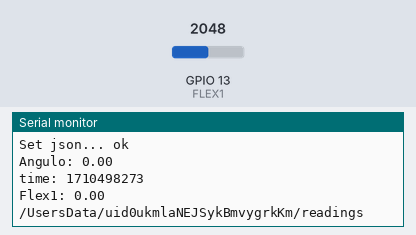
This sketch was run on a simulated ESP32. On the bench: the last lines printed to the serial monitor. The test bench sets the inputs (shaded band); at power-on: GPIO 13 (FLEX1) = 2048. WiFi joins after 1.5 s; servers stay silent unless stated; the local clock reads 2024-03-15 10:24:30 at power-on unless the sketch sets it.

Above: at 3.2 s.
3.3 s: GPIO 13 (FLEX1) set to 1228
At 3.52 s:
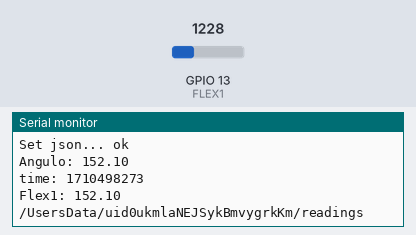
4.8 s: GPIO 13 (FLEX1) set to 491
At 4.91 s:
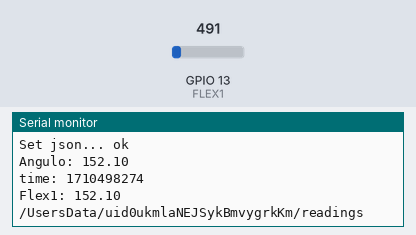
Timing chart, 0 to 7.8 s (numbered marks = the images above; inputs shaded):
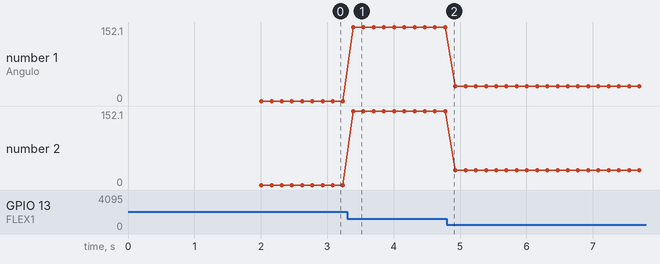

The sketch:

pruebaRealTimeFlex.ino
```cpp
//grupo 1  Dyner, Payseé, Yedid y Jakubowicz

#include <Arduino.h>
#include <WiFi.h>
#include <Firebase_ESP_Client.h>
#include <Wire.h>

#include "time.h"

// Provide the token generation process info.
#include "addons/TokenHelper.h"
// Provide the RTDB payload printing info and other helper functions.
#include "addons/RTDBHelper.h"

#define FLEX1 13
#define FLEX2 12

unsigned long tiempo;

#define WIFI_SSID "iPhone de Mia"
#define WIFI_PASSWORD "Silvermia18"

// Insert Firebase project API Key
#define API_KEY "AIzaSyC1S2t9MWIYYwDYgsjIiLeTxsO-WQzm1qk"

// Insert Authorized Email and Corresponding Password
#define USER_EMAIL "user@gmail.com"
#define USER_PASSWORD "123456"

// Insert RTDB URLefine the RTDB URL
#define DATABASE_URL "https://back-on-track-46f4e-default-rtdb.firebaseio.com/"

// Define Firebase objects
FirebaseData fbdo;
FirebaseAuth auth;
FirebaseConfig config;

// Variable to save USER UID
String uid;

// Database main path (to be updated in setup with the user UID)
String databasePath;
// Database child nodes
String angPath = "/FLEX1";
String idPath ="/ID";
String timePath = "/timestamp";

// Parent Node (to be updated in every loop)
String parentPath;

int timestamp;
FirebaseJson json;

const char* ntpServer = "pool.ntp.org";

// Timer variables (send new readings every three minutes)
unsigned long sendDataPrevMillis = 0;
unsigned long ciclo = 0.5;


//WiFiClientSecure client;

String idPersona = "ukmlaNEJSykBmvygrkKm";

int analogicoFlex1 = 0;
long int flex1 = 0;
float tension = 0;
float flex = 0;
float angulo = 0;
float angulos = 0;

float V_min = 1;    //0.2;  // Sustituir con el voltaje medido a 0 grados
float V_max = 4.5;  // Sustituir con el voltaje medido a 180 grados
float V_90 = 2.5;

void initWiFi() {
  WiFi.begin(WIFI_SSID, WIFI_PASSWORD);
  Serial.print("Connecting to WiFi ..");
  while (WiFi.status() != WL_CONNECTED) {
    Serial.print('.');
    delay(1000);
  }
  Serial.println(WiFi.localIP());
  Serial.println();
}

// Function that gets current epoch time
unsigned long getTime() {
  time_t now;
  struct tm timeinfo;
  if (!getLocalTime(&timeinfo)) {
    //Serial.println("Failed to obtain time");
    return (0);
  }
  time(&now);
  return now;
}

void setup() {
  Serial.begin(115200);
  pinMode(FLEX1, INPUT);
  pinMode(FLEX2, INPUT);

  initWiFi();
  configTime(0, 0, ntpServer);

  // Assign the api key (required)
  config.api_key = API_KEY;

  // Assign the user sign in credentials
  auth.user.email = USER_EMAIL;
  auth.user.password = USER_PASSWORD;

  // Assign the RTDB URL (required)
  config.database_url = DATABASE_URL;

  Firebase.reconnectWiFi(true);
  fbdo.setResponseSize(4096);

  // Assign the callback function for the long running token generation task */
  config.token_status_callback = tokenStatusCallback;  //see addons/TokenHelper.h

  // Assign the maximum retry of token generation
  config.max_token_generation_retry = 5;

  // Initialize the library with the Firebase authen and config
  Firebase.begin(&config, &auth);

  // Getting the user UID might take a few seconds
  Serial.println("Getting User UID");
  while ((auth.token.uid) == "") {
    Serial.print('.');
    delay(1000);
  }
  // Print user UID
  uid = auth.token.uid.c_str();
  Serial.print("User UID: ");
  Serial.println(uid);
  Serial.println(idPersona);
  // Update database path
  databasePath = "/UsersData/" + uid + idPersona +  "/readings";
}

void loop() {

  analogicoFlex1 = analogRead(FLEX1);
  //Serial.println(analogicoFlex1);
  obtenerTension(analogicoFlex1);
  angulos = obtenerAngulo(tension);
  enviarValores(angulos, idPersona);
}


void obtenerTension(float flex) {
  tension = (flex * 3.3) / 1024;
  //Serial.print("tensión: ");
  //Serial.println(tension);
}

float obtenerAngulo(float tension) {

  //angulo = ((tension - 0.997) / (1.87 - 0.997)) * 180;
  //((tension * (-90)) + 180);
  if (tension >= V_min && tension <= V_max) {
    // Cálculo del ángulo usando interpolación lineal
    angulo = (tension - V_min) / (V_max - V_min) * 180;
  } /*else {
    angulo = 0;  // Valor fuera de rango o error
  }*/

  Serial.print("Angulo: ");
  Serial.println(angulo);

  return angulo;
}


void enviarValores(float angulo , String id) {

  if (Firebase.ready() && (millis() - sendDataPrevMillis > (ciclo * 1000) || sendDataPrevMillis == 0)) {
    sendDataPrevMillis = millis();

    //Get current timestamp
    timestamp = getTime();
    Serial.print("time: ");
    Serial.println(timestamp);

    Serial.print("Flex1: ");
    Serial.println(angulo);

    parentPath = databasePath + "/" + String(timestamp);
    Serial.println(databasePath);

    json.set(angPath.c_str(), String(angulo));
    json.set(idPath.c_str(), String(id));
    json.set(timePath, String(timestamp));
    Serial.printf("Set json... %s\n", Firebase.RTDB.setJSON(&fbdo, parentPath.c_str(), &json) ? "ok" : fbdo.errorReason().c_str());
  }
}
```

Measured:
- after the input at 3.3 s, the serial monitor: prints a new line after 0.09 s (image 1)
- plotted number 1: 0 → 152.1 after the input at 3.3 s, 152.1 → 29.95 after the input at 4.8 s
- plotted number 2: 0 → 152.1 after the input at 3.3 s, 152.1 → 29.95 after the input at 4.8 s
